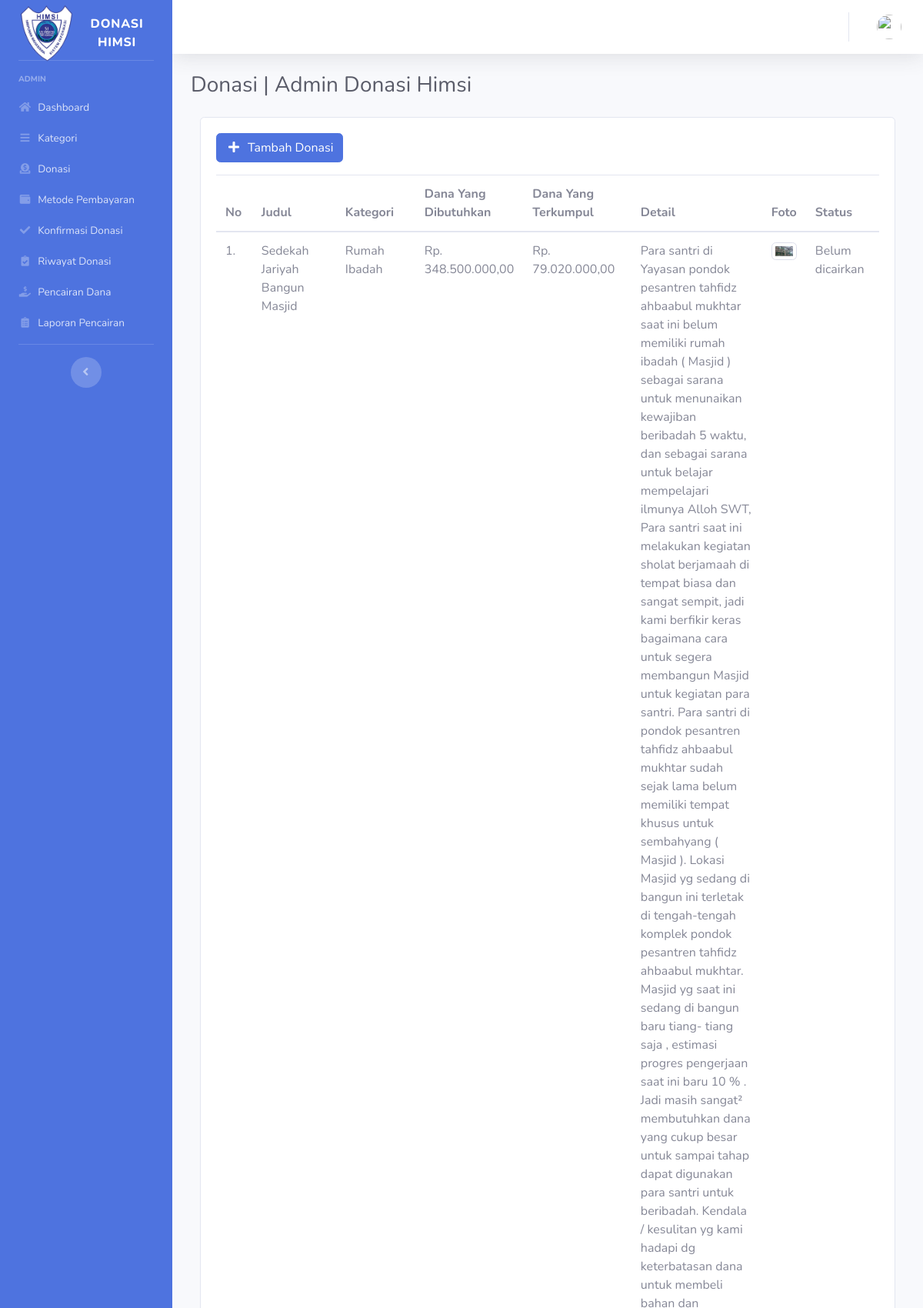
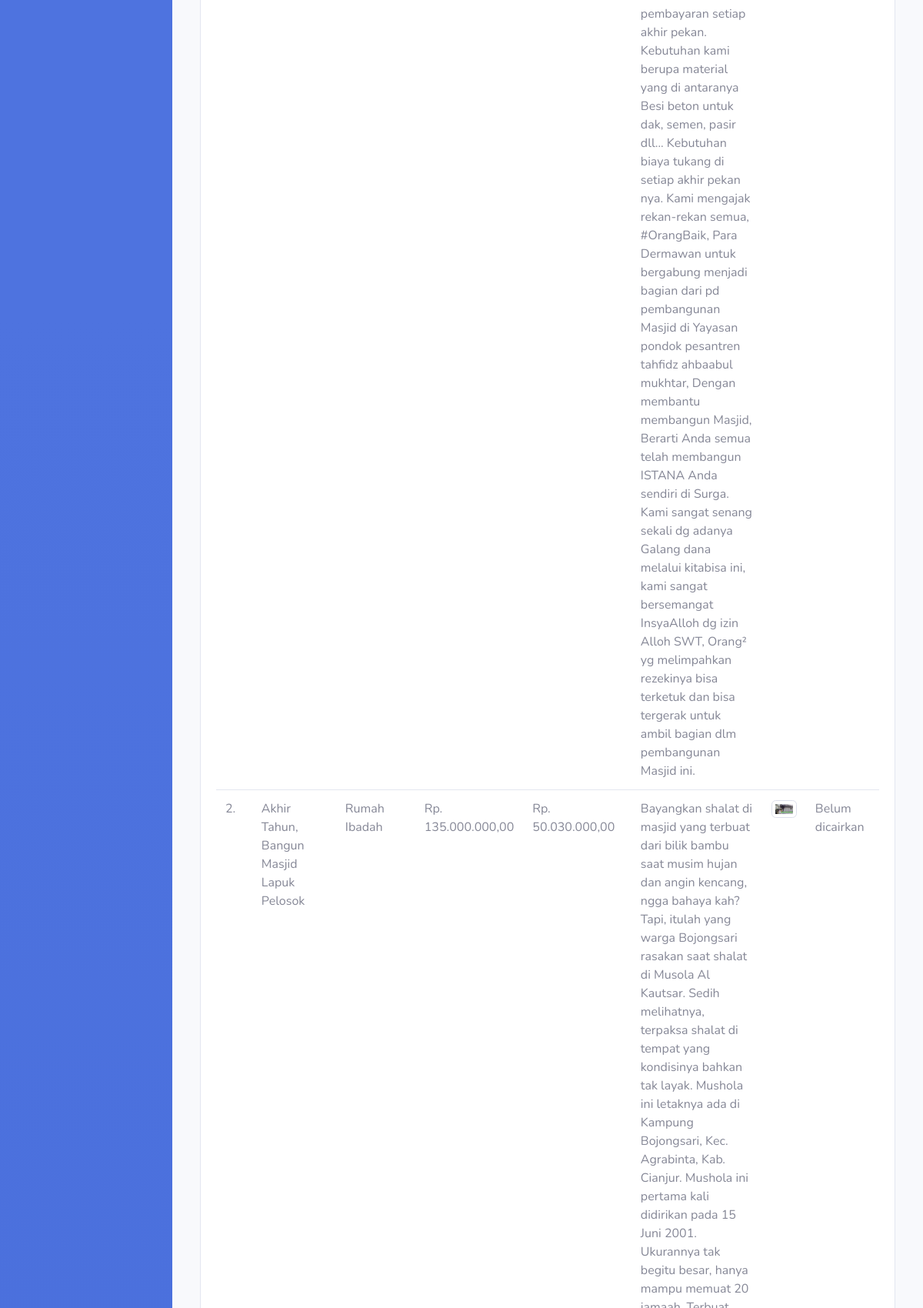
/index.php/admin/donasi (upper part), run on the app's committed database (2 pictures, top to bottom).
### tables this page shows
CREATE TABLE `donasi` (
  `id` char(10) NOT NULL,
  `judul` varchar(128) NOT NULL,
  `id_kategori` char(10) NOT NULL,
  `dana_dibutuhkan` int(11) NOT NULL,
  `dana_terkumpul` int(11) NOT NULL,
  `detail` text NOT NULL,
  `gambar` varchar(258) NOT NULL,
  `status_donasi` enum('Belum dicairkan','Sudah dicairkan') NOT NULL DEFAULT 'Belum dicairkan'
);

CREATE TABLE `kategori` (
  `id_kategori` char(10) NOT NULL,
  `kategori` varchar(128) NOT NULL
);

### application/controllers/Admin.php (called while the page is built, shortened)
<?php
class Admin extends CI_Controller
{
    public function donasi()
    {
        $data['title'] = 'Donasi | Admin Donasi Himsi';
        $data['user'] = $this->ModelUser->cekData(['email' => $this->session->userdata('email')])->row_array();
        $data['donasi'] = $this->db->get('donasi')->result_array();
        $data['kategori'] = $this->db->get('kategori')->result_array();
        $this->load->view('templates/header', $data);
        $this->load->view('templates/sidebar', $data);
        $this->load->view('templates/topbar', $data);
        $this->load->view('admin/donasi', $data);
        $this->load->view('templates/footer');
    }
}

### index.php (called while the page is built, shortened)
<?php
require_once BASEPATH.'core/CodeIgniter.php';

### application/views/admin/donasi.php (the view, shortened to what this page needs)
<div class="container-fluid">
    <h1 class="h3 mb-4 text-gray-800"><?= $title; ?></h1>
    <div class="col-12 grid-margin stretch-card">
        <div class="card">
            <div class="card-body">
                <a href="<?php echo base_url(); ?>admin/tambah_donasi/" class="btn btn-primary mb-3">
                    <i class="fas fa-fw fa-plus mr-2"></i>Tambah Donasi
                </a>
                <?php
                $queryDonasi = "SELECT * FROM donasi JOIN kategori ON donasi.id_kategori = kategori.id_kategori ORDER BY id desc";
                $donasi = $this->db->query($queryDonasi)->result_array();
                ?>
                <div class="widget">
                    <div class="table-responsive">
                        <table class="table table-hover">
                            <thead>
                                <tr>
                                    <th scope="col">No</th>
                                    <th scope="col">Judul</th>
                                    <th scope="col">Kategori</th>
                                    <th scope="col">Dana Yang Dibutuhkan</th>
                                    <th scope="col">Dana Yang Terkumpul</th>
                                    <th scope="col">Detail</th>
                                    <th scope="col">Foto</th>
                                    <th scope="col">Status</th>
                                    <th scope="col">Opsi</th>
                                </tr>
                            </thead>
                            <tbody>
                                <?php $i = 1; ?>
                                <?php foreach ($donasi as $d) : ?>
                                    <tr>
                                        <td scope="row"><?php echo $i . '.'; ?></td>
                                        <td><span><?php echo $d['judul']; ?></span></td>
                                        <td><span><?php echo $d['kategori']; ?></span></td>
                                        <td><?php echo "Rp. " . number_format($d['dana_dibutuhkan'], 2, ',', '.'); ?></td>
                                        <td><?php echo "Rp. " . number_format($d['dana_terkumpul'], 2, ',', '.'); ?></td>
                                        <td><?php echo $d['detail']; ?></td>
                                        <td>
                                            <picture>
                                                <source srcset="" type="image/svg+xml"> <img src="<?= base_url('assets/img/upload/') . $d['gambar']; ?>" class="img-fluid img-thumbnail" alt="...">
                                            </picture>
                                        </td>
                                        <td><?php echo $d['status_donasi']; ?></td>
                                        <td>
                                        </td>
                                    </tr>
                                    <?php $i++; ?>
                                <?php endforeach; ?>
                            </tbody>
                        </table>
                    </div>
                </div>
            </div>
        </div>
    </div>
</div>
</div>

### data on the page
donasi: judul "Sedekah Jariyah Bangun Masjid", id_kategori.kategori "Rumah Ibadah", dana_dibutuhkan "348.500.000,00", dana_terkumpul "79.020.000,00", detail "Para santri di Yayasan pondok pesantren tahfidz ahbaabul mukhtar saat ini belum memiliki rumah ibadah ( Masjid ) sebagai sarana untuk menunaikan kewajiban beribadah 5 waktu, dan sebagai sarana untuk belajar mempelajari ilmunya Alloh SWT, Para santri saat ini melakukan kegiatan sholat berjamaah di tempat biasa dan sangat sempit, jadi kami berfikir keras bagaimana cara untuk segera membangun Masjid untuk kegiatan para santri. Para santri di pondok pesantren tahfidz ahbaabul mukhtar sudah sejak lama belum memiliki tempat khusus untuk sembahyang ( Masjid ). Lokasi Masjid yg sedang di bangun ini terletak di tengah-tengah komplek pondok pesantren tahfidz ahbaabul mukhtar. Masjid yg saat ini…", gambar (picture), status_donasi "Belum dicairkan"
donasi: judul "Akhir Tahun, Bangun Masjid Lapuk Pelosok", id_kategori.kategori "Rumah Ibadah", dana_dibutuhkan "135.000.000,00", dana_terkumpul "50.030.000,00", gambar (picture), status_donasi "Belum dicairkan"

### other printed values
$title "Donasi | Admin Donasi Himsi"
